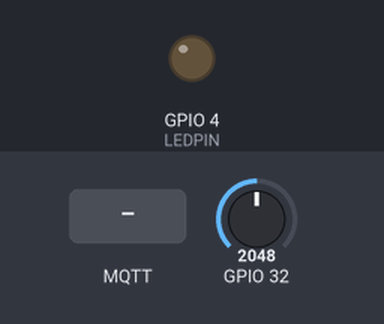
Bench run of a sketch on a simulated ESP32. Shown: output pins drawn as LEDs (lit = HIGH). Inputs (shaded band) come from the test bench; at power-on: GPIO 32 = 2048. WiFi joins after 1.5 s; servers stay silent unless stated; no MQTT or app messages arrive unless stated; what the sketch prints to the serial monitor is not drawn.

Above: at 2.8 s.
2.9 s: MQTT message "5" arrives on the first subscribed topic
At 3.7 s:
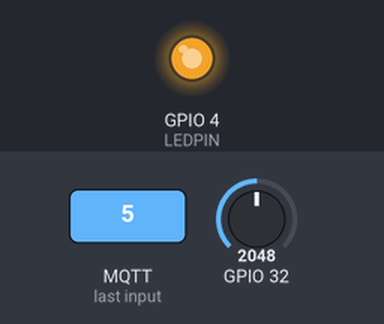
4.4 s: MQTT message "90" arrives on the first subscribed topic
At 4.9 s:
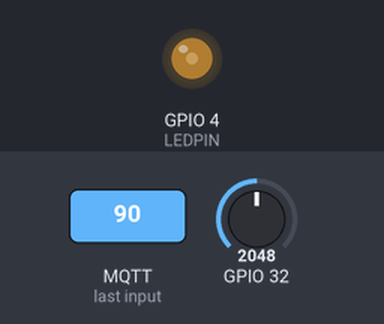
5.9 s: MQTT message "on" arrives on the first subscribed topic
At 7.2 s:
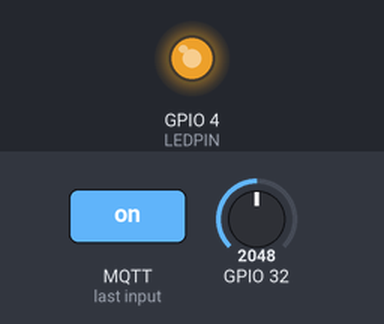
8.1 s: MQTT message "1" arrives on the first subscribed topic
At 8.9 s:
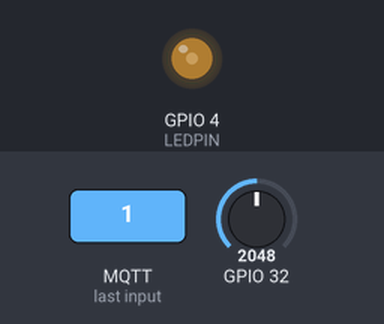
Timing chart, 0 to 10.6 s (numbered marks = the images above; inputs shaded):
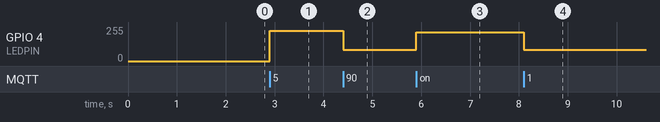

Measured:
- after the input at 2.9 s, GPIO 4 (LEDPIN): 0/255 → 227/255 at once
- after the input at 4.4 s, GPIO 4 (LEDPIN): 227/255 → 84/255 at once
- after the input at 5.9 s, GPIO 4 (LEDPIN): 84/255 → 215/255 at once
- after the input at 8.1 s, GPIO 4 (LEDPIN): 215/255 → 84/255 at once

The sketch:

K16_3_3_MQTT_ESP32.ino
```cpp
#define LEDPIN 4
#define PWM_CHANNEL 0
#define ANALOGPIN ADC1_CHANNEL_4

#define NETZWERKNAME "MeinWLAN"
#define PASSWORT "M.e.i.n)P.a-s/s-wo{rt"
#define MQTT_BROKER "192.168.0.10"

#include "WiFi.h"
#include "driver/adc.h"
#include "PubSubClient.h"

WiFiClient espClient;
PubSubClient mqttClient(espClient);

long Timer = 0;
char Zwischenspeicher[50];

void setup()
{
  pinMode(LEDPIN, OUTPUT);
  Serial.begin(115200);
  delay(100);
  Serial.println();
  Serial.print("Verbinde mit WLAN: ");
  Serial.println(NETZWERKNAME);

  WiFi.begin(NETZWERKNAME, PASSWORT);

  while (WiFi.status() != WL_CONNECTED)
  {
    delay(500);
    Serial.print(".");
  }
  Serial.println("");
  Serial.print("Erfolgreich. Eigene IP-Adresse: ");
  Serial.println(WiFi.localIP());

  mqttClient.setServer(MQTT_BROKER, 1883);

  ledcSetup(PWM_CHANNEL, 5000, 8);
  ledcAttachPin(LEDPIN, PWM_CHANNEL);
  adc1_config_width(ADC_WIDTH_BIT_10);
  adc1_config_channel_atten(ANALOGPIN,ADC_ATTEN_DB_11);
}

void loop()
{
  if (!mqttClient.connected())
    reconnect();

  mqttClient.loop();

  if(millis() > Timer)
  {
    String Analogwert = String(adc1_get_raw(ANALOGPIN));
    Analogwert.toCharArray(Zwischenspeicher, 20);
    mqttClient.publish("Arduino/Analogwert", Zwischenspeicher);

    Serial.println("Wert published: " + Analogwert);
    Timer = millis() + 5000;
  }
}

void subscribeReceive(char* Topic, byte* Nutzdaten, unsigned int Laenge)
{
  Serial.println("### Empfangen ###");
  Serial.print("Topic: ");
  Serial.println(Topic);

  Serial.print("Message: ");
  for(int i = 0; i < Laenge; i ++)
    Serial.print(char(Nutzdaten[i]));
  Serial.println("");

  byte Helligkeit = (Nutzdaten[0]-'0')*100 + (Nutzdaten[1]-'0')*10 + (Nutzdaten[2]-'0');
  Serial.print("Helligkeit: "); Serial.println(Helligkeit);
  ledcWrite(PWM_CHANNEL, Helligkeit);

  Serial.println("-----------------");
}

void reconnect()
{
  while (!mqttClient.connected())
  {
    Serial.print("Verbinde mit MQTT.");

    if (!mqttClient.connect("ESP8266Client"))
    {
      Serial.print("Fehler: ");
      Serial.print(mqttClient.state());
      Serial.println(" Neuer Versuch in 5 Sekunden.");
      delay(5000);
    }
  }
  mqttClient.setCallback(subscribeReceive);
  mqttClient.subscribe("Arduino/LED");
}
```
